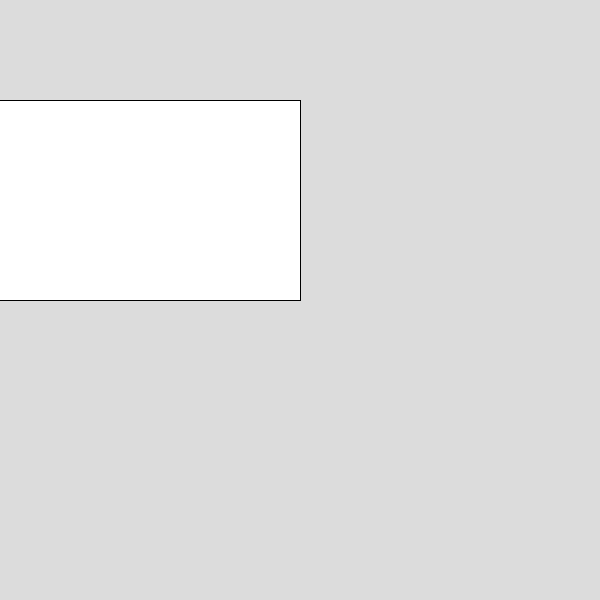
Frame 1 (no input)
Frame 60 (the mouse pressed at the canvas centre just before this capture): identical to frame 1, image omitted
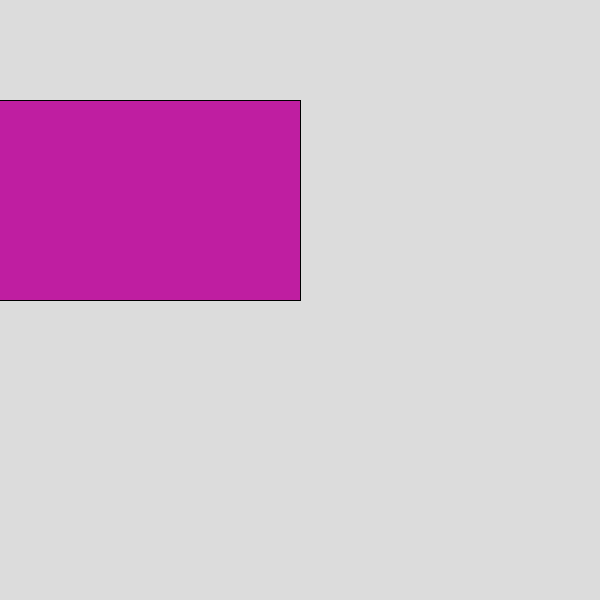
Frame 120 (the mouse held since frame 60 and released just before this capture)

The Processing sketch that drew these frames (run headless with seeded random() and noise(); from frame 60 on, the mouse is pressed at the canvas centre):

// Processing sketch: color
// ── color.pde
void setup() {
  size(600, 600);
  rectMode(CENTER);
} 


void draw() {
  background(220);
  rect(125, 200, 350, 200);

  if (mouseX > 125 && mouseX < 475 &&
    mouseY > 200 && mouseY < 400) {
    fill(random(255), random(255), random(255));
  } else { 
    fill(255);
  }
  rect(125, 200, 350, 200);
}
